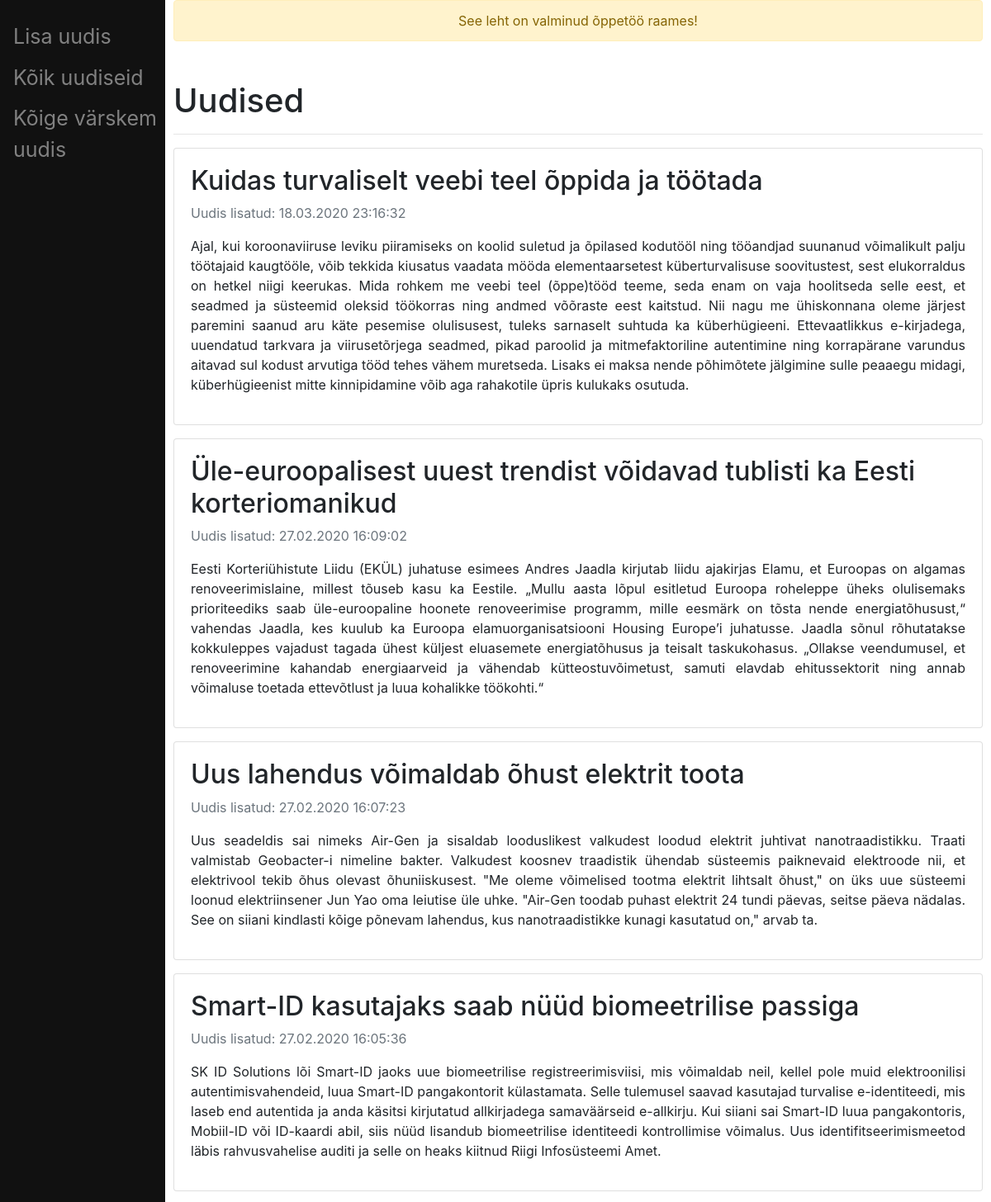
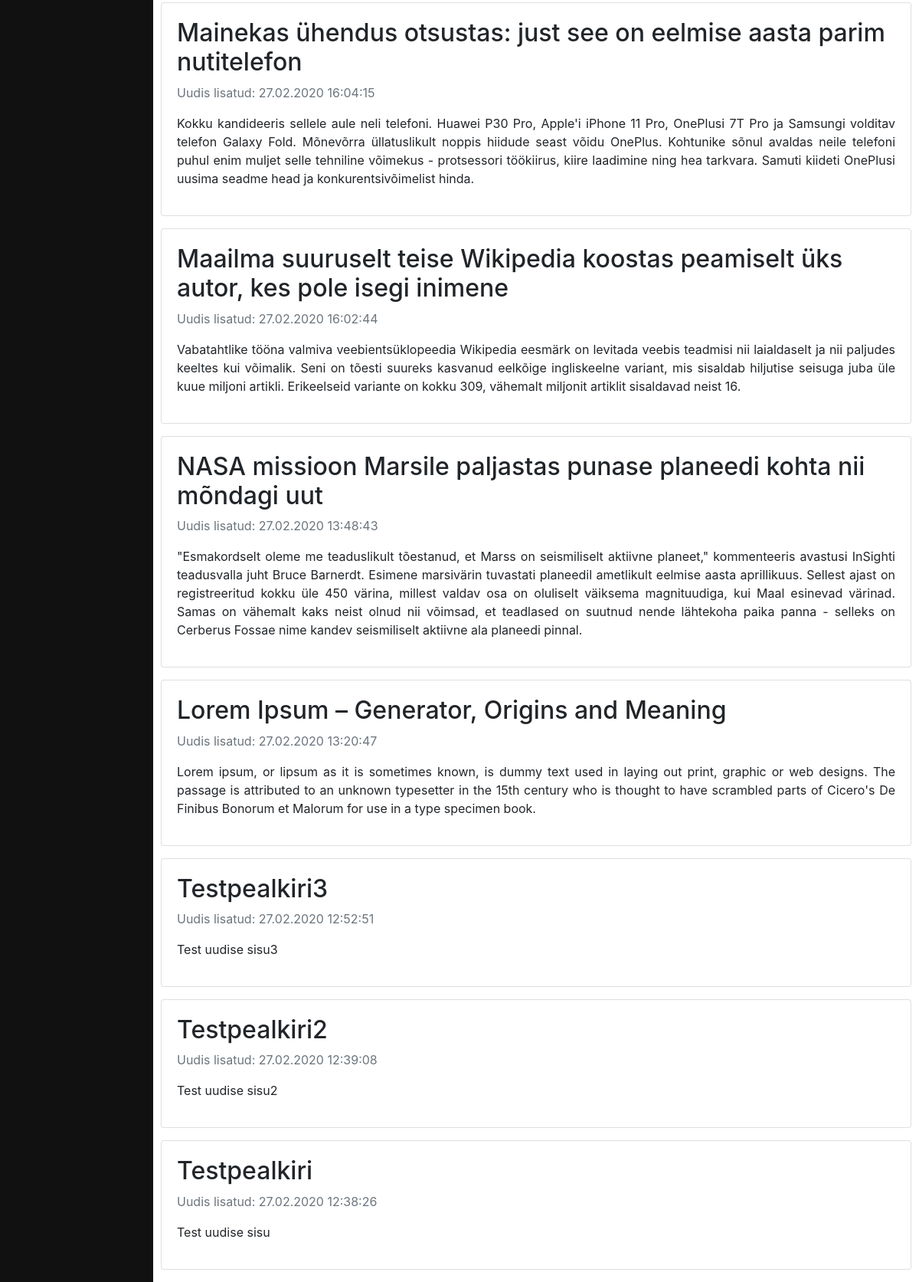
Screenshot of /kodune_2/uudised/news.php with the database file from the repository (2 pictures, top to bottom).
### tables this page shows
CREATE TABLE `vr20_news` (
  `id` int(11) NOT NULL,
  `userid` int(11) NOT NULL,
  `title` varchar(100) NOT NULL,
  `content` varchar(1500) NOT NULL,
  `created` datetime NOT NULL DEFAULT current_timestamp(),
  `deleted` datetime DEFAULT NULL,
  `picture` int(11) DEFAULT NULL
);

### kodune_2/uudised/fnc_news.php (the view, shortened to what this page needs)
<?php
  function readNews($data) {
    $response = null;
    $conn = new mysqli(
      $GLOBALS["serverHost"],
      $GLOBALS["serverUsername"],
      $GLOBALS["serverPassword"],
      $GLOBALS["database"]
    );
    $conn->set_charset("utf8");
    $stmt = $conn->prepare("SELECT title, created, content FROM vr20_news WHERE deleted IS NULL ORDER BY created DESC LIMIT ?");
    $stmt->bind_param("s", $setNewsLimit);
    $stmt->bind_result($titleFromDB, $createdFromDB, $contentFromDB);
    $stmt->execute();
    while ($stmt->fetch()) {
      $createdDate = substr($createdFromDB, 0, 10);
      $createdTime = substr($createdFromDB, 10);
      $createdDate = date("d-m-Y", strtotime($createdDate));
      $createdDate = str_replace("-",".", $createdDate);
      $response .= '<div class="card mb-3"><div class="card-body"><h2>' . $titleFromDB .'</h2>';
      $response .= '<p class="text-muted">Uudis lisatud: ' . $createdDate . $createdTime . '</p>';
      $response .= '<p class="text-justify">' . $contentFromDB . '</p></div>
      </div>';
    }
    return $response;
  }

### rows the page displays
vr20_news: title "Kuidas turvaliselt veebi teel õppida ja töötada", created "18.03.2020", created "23:16:32", content "Ajal, kui koroonaviiruse leviku piiramiseks on koolid suletud ja õpilased kodutööl ning tööandjad suunanud võimalikult palju töötajaid kaugtööle, võib tekkida kiusatus vaadata mööda elementaarsetest küberturvalisuse soovitustest, sest elukorraldus on hetkel niigi keerukas. Mida rohkem me veebi teel (õppe)tööd teeme, seda enam on vaja hoolitseda selle eest, et seadmed ja süsteemid oleksid töökorras ning andmed võõraste eest kaitstud. Nii nagu me ühiskonnana oleme järjest paremini saanud aru käte pesemise olulisusest, tuleks sarnaselt suhtuda ka küberhügieeni. Ettevaatlikkus e-kirjadega, uuendatud tarkvara ja viirusetõrjega seadmed, pikad paroolid ja mitmefaktoriline autentimine ning…"
vr20_news: title "Üle-euroopalisest uuest trendist võidavad tublisti ka Eesti korteriomanikud", created "27.02.2020", created "16:09:02", content "Eesti Korteriühistute Liidu (EKÜL) juhatuse esimees Andres Jaadla kirjutab liidu ajakirjas Elamu, et Euroopas on algamas renoveerimislaine, millest tõuseb kasu ka Eestile. „Mullu aasta lõpul esitletud Euroopa roheleppe üheks olulisemaks prioriteediks saab üle-euroopaline hoonete renoveerimise programm, mille eesmärk on tõsta nende energiatõhusust,“ vahendas Jaadla, kes kuulub ka Euroopa elamuorganisatsiooni Housing Europe’i juhatusse. Jaadla sõnul rõhutatakse kokkuleppes vajadust tagada ühest küljest eluasemete energiatõhusus ja teisalt taskukohasus. „Ollakse veendumusel, et renoveerimine kahandab energiaarveid ja vähendab kütteostuvõimetust, samuti elavdab ehitussektorit ning annab…"
vr20_news: title "Uus lahendus võimaldab õhust elektrit toota", created "27.02.2020", created "16:07:23", content "Uus seadeldis sai nimeks Air-Gen ja sisaldab looduslikest valkudest loodud elektrit juhtivat nanotraadistikku. Traati valmistab Geobacter-i nimeline bakter. Valkudest koosnev traadistik ühendab süsteemis paiknevaid elektroode nii, et elektrivool tekib õhus olevast õhuniiskusest. \"Me oleme võimelised tootma elektrit lihtsalt õhust,\" on üks uue süsteemi loonud elektriinsener Jun Yao oma leiutise üle uhke. \"Air-Gen toodab puhast elektrit 24 tundi päevas, seitse päeva nädalas. See on siiani kindlasti kõige põnevam lahendus, kus nanotraadistikke kunagi kasutatud on,\" arvab ta."
vr20_news: title "Smart-ID kasutajaks saab nüüd biomeetrilise passiga", created "27.02.2020", created "16:05:36", content "SK ID Solutions lõi Smart-ID jaoks uue biomeetrilise registreerimisviisi, mis võimaldab neil, kellel pole muid elektroonilisi autentimisvahendeid, luua Smart-ID pangakontorit külastamata. Selle tulemusel saavad kasutajad turvalise e-identiteedi, mis laseb end autentida ja anda käsitsi kirjutatud allkirjadega samaväärseid e-allkirju. Kui siiani sai Smart-ID luua pangakontoris, Mobiil-ID või ID-kaardi abil, siis nüüd lisandub biomeetrilise identiteedi kontrollimise võimalus. Uus identifitseerimismeetod läbis rahvusvahelise auditi ja selle on heaks kiitnud Riigi Infosüsteemi Amet."
vr20_news: title "Mainekas ühendus otsustas: just see on eelmise aasta parim nutitelefon", created "27.02.2020", created "16:04:15", content "Kokku kandideeris sellele aule neli telefoni. Huawei P30 Pro, Apple'i iPhone 11 Pro, OnePlusi 7T Pro ja Samsungi volditav telefon Galaxy Fold. Mõnevõrra üllatuslikult noppis hiidude seast võidu OnePlus. Kohtunike sõnul avaldas neile telefoni puhul enim muljet selle tehniline võimekus - protsessori töökiirus, kiire laadimine ning hea tarkvara. Samuti kiideti OnePlusi uusima seadme head ja konkurentsivõimelist hinda."
vr20_news: title "Maailma suuruselt teise Wikipedia koostas peamiselt üks autor, kes pole isegi inimene", created "27.02.2020", created "16:02:44", content "Vabatahtlike tööna valmiva veebientsüklopeedia Wikipedia eesmärk on levitada veebis teadmisi nii laialdaselt ja nii paljudes keeltes kui võimalik. Seni on tõesti suureks kasvanud eelkõige ingliskeelne variant, mis sisaldab hiljutise seisuga juba üle kuue miljoni artikli. Erikeelseid variante on kokku 309, vähemalt miljonit artiklit sisaldavad neist 16."
vr20_news: title "NASA missioon Marsile paljastas punase planeedi kohta nii mõndagi uut", created "27.02.2020", created "13:48:43", content "\"Esmakordselt oleme me teaduslikult tõestanud, et Marss on seismiliselt aktiivne planeet,\" kommenteeris avastusi InSighti teadusvalla juht Bruce Barnerdt. Esimene marsivärin tuvastati planeedil ametlikult eelmise aasta aprillikuus. Sellest ajast on registreeritud kokku üle 450 värina, millest valdav osa on oluliselt väiksema magnituudiga, kui Maal esinevad värinad. Samas on vähemalt kaks neist olnud nii võimsad, et teadlased on suutnud nende lähtekoha paika panna - selleks on Cerberus Fossae nime kandev seismiliselt aktiivne ala planeedi pinnal."
vr20_news: title "Lorem Ipsum – Generator, Origins and Meaning", created "27.02.2020", created "13:20:47", content "Lorem ipsum, or lipsum as it is sometimes known, is dummy text used in laying out print, graphic or web designs. The passage is attributed to an unknown typesetter in the 15th century who is thought to have scrambled parts of Cicero's De Finibus Bonorum et Malorum for use in a type specimen book."
vr20_news: title "Testpealkiri3", created "27.02.2020", created "12:52:51", content "Test uudise sisu3"
vr20_news: title "Testpealkiri2", created "27.02.2020", created "12:39:08", content "Test uudise sisu2"
vr20_news: title "Testpealkiri", created "27.02.2020", created "12:38:26", content "Test uudise sisu"
